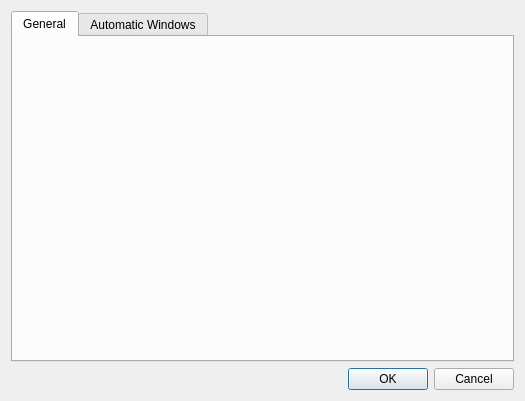
<?xml version="1.0" encoding="UTF-8"?>
<ui version="4.0">
 <class>Preferences</class>
 <widget class="QDialog" name="Preferences">
  <property name="geometry">
   <rect>
    <x>0</x>
    <y>0</y>
    <width>525</width>
    <height>401</height>
   </rect>
  </property>
  <property name="windowTitle">
   <string>Preferences</string>
  </property>
  <layout class="QVBoxLayout" name="verticalLayout">
   <item>
    <widget class="QTabWidget" name="tabWidget">
     <property name="currentIndex">
      <number>0</number>
     </property>
     <widget class="QWidget" name="generalTab">
      <attribute name="title">
       <string>General</string>
      </attribute>
     </widget>
     <widget class="QWidget" name="windowsTab">
      <attribute name="title">
       <string>Automatic Windows</string>
      </attribute>
      <layout class="QVBoxLayout" name="verticalLayout_2">
       <item>
        <widget class="QListWidget" name="windowList"/>
       </item>
       <item>
        <layout class="QHBoxLayout" name="horizontalLayout">
         <item>
          <widget class="QPushButton" name="addWindow">
           <property name="text">
            <string>Add Window</string>
           </property>
          </widget>
         </item>
         <item>
          <widget class="QPushButton" name="removeWindow">
           <property name="text">
            <string>Remove Window</string>
           </property>
          </widget>
         </item>
        </layout>
       </item>
      </layout>
     </widget>
    </widget>
   </item>
   <item>
    <widget class="QDialogButtonBox" name="buttonBox">
     <property name="orientation">
      <enum>Qt::Horizontal</enum>
     </property>
     <property name="standardButtons">
      <set>QDialogButtonBox::Cancel|QDialogButtonBox::Ok</set>
     </property>
    </widget>
   </item>
  </layout>
 </widget>
 <resources/>
 <connections>
  <connection>
   <sender>buttonBox</sender>
   <signal>accepted()</signal>
   <receiver>Preferences</receiver>
   <slot>accept()</slot>
   <hints>
    <hint type="sourcelabel">
     <x>248</x>
     <y>254</y>
    </hint>
    <hint type="destinationlabel">
     <x>157</x>
     <y>274</y>
    </hint>
   </hints>
  </connection>
  <connection>
   <sender>buttonBox</sender>
   <signal>rejected()</signal>
   <receiver>Preferences</receiver>
   <slot>reject()</slot>
   <hints>
    <hint type="sourcelabel">
     <x>316</x>
     <y>260</y>
    </hint>
    <hint type="destinationlabel">
     <x>286</x>
     <y>274</y>
    </hint>
   </hints>
  </connection>
 </connections>
</ui>
